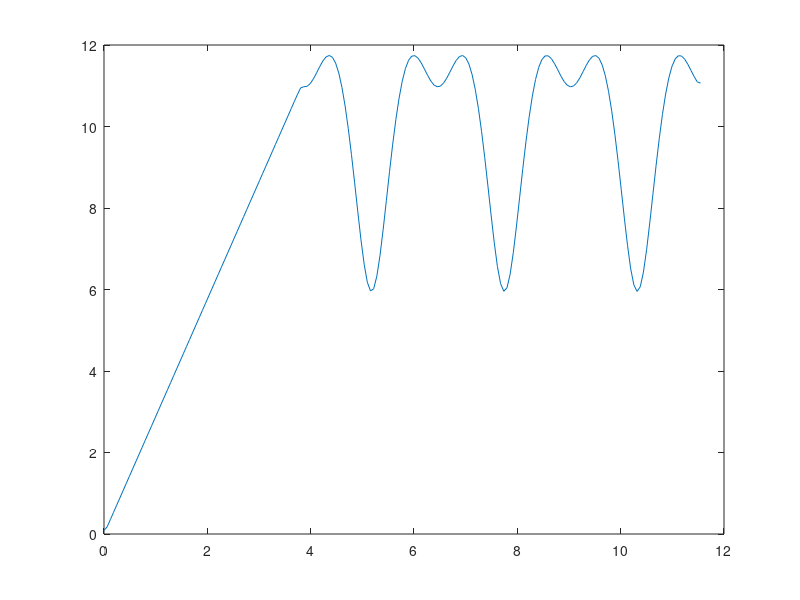
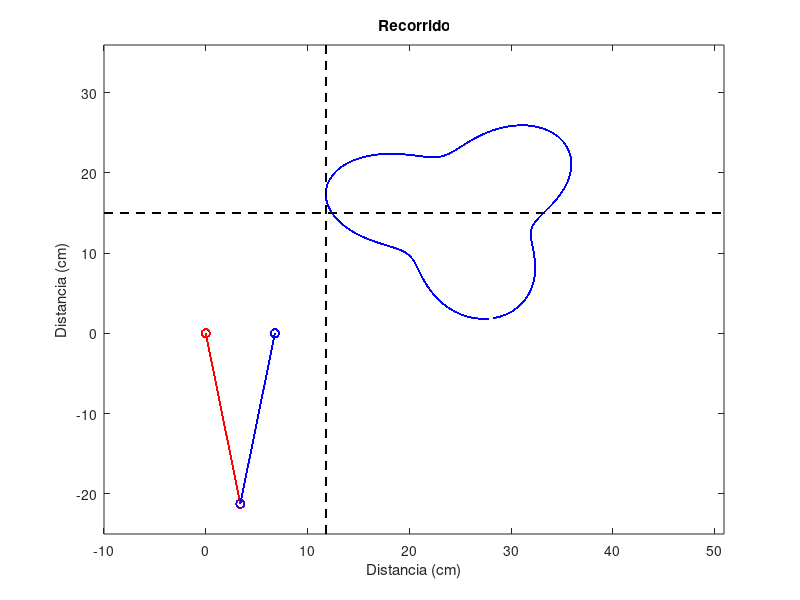

Write MATLAB code to recreate these figures, in order. (Note: this script raises an error after producing the figures.)
close all
clear



dt = 0.05;


r0 = 10;
ra = r0*3/10;
n = 3;
x0 = 25;
y0 = 15;
theta0_f = 45*pi/180;
theta_f = flip(0:dt:2*pi); %linspace(0,2*pi,nt);
r = r0-ra*sin(n*(theta_f + theta0_f));
scale = 1.3;

% R = sqrt(x.^2+y.^2);
% disp(max(R));
% [dmax,in]=max(R);

L1 =21.5; %1.0*ceil(max(R))/2;    cm
L2 =21.5; %1.0*ceil(max(R))/2;    cm


% Selección de la pendiente de la trayectoria recta de aproximación -------

x_inicio = min(1.3*0.8*(r0-ra*sin(n*(theta_f + theta0_f))) .* sin(theta_f)+ x0) - 5;

theta_pre_dev = (2*pi:-dt:0) - theta0_f;

x_pre_dev = scale*0.8*(r0-ra*sin(n*(theta_pre_dev + theta0_f))) .* sin(theta_pre_dev)+ x0 ;
y_pre_dev = scale*0.8*(r0-ra*sin(n*(theta_pre_dev + theta0_f))) .* cos(theta_pre_dev)+ y0 ;

derivadas_trebol = diff( [y_pre_dev y_pre_dev(1)] )./diff([x_pre_dev x_pre_dev(1)]);

devs_dist = abs( derivadas_trebol  - (y_pre_dev - 0)./(x_pre_dev - x_inicio) ) .* (sqrt((y_pre_dev - 0).^2 + (x_pre_dev - x_inicio).^2));

indice_r = find(devs_dist == min(devs_dist));

x_final_r = x_pre_dev(indice_r);
y_final_r = y_pre_dev(indice_r);


pendiente_r = (y_final_r - 0) / (x_final_r - x_inicio);


% Selección de velocidad de empalme y la aceleración necesaria ------------

v_r_x = diff(x_pre_dev)./abs(diff(theta_pre_dev));

v_r_x_f = v_r_x(indice_r);

a_r = v_r_x_f^2 / (2 * (x_final_r - x_inicio) );


% Construcción de la trayectoria recta de aproximación --------------------


t_r = 0:dt: sqrt(2*(x_final_r - x_inicio)/a_r);

if t_r(end) ~= sqrt(2*(x_final_r - x_inicio)/a_r)
    t_r = [t_r sqrt(2*(x_final_r - x_inicio)/a_r)];
end

x_r = a_r*t_r.^2/2 + x_inicio;
y_r = pendiente_r * (x_r - x_inicio);


% Trayectoria de interés --------------------------------------------------

theta_f = (2*pi:-dt:0) + theta_pre_dev(indice_r) - dt ;

x = scale*0.8*(r0-ra*sin(n*(theta_f + theta0_f))) .* sin(theta_f)+ x0;
y = scale*0.8*(r0-ra*sin(n*(theta_f + theta0_f))) .* cos(theta_f)+ y0;

% figure
% plot([x_inicio x_final_r],[0 y_final_r], 'r'); hold on;
% plot(x,y);

% Preparación de variables para almacenar los datos a graficar ------------

tiempo = [t_r t_r(end)+dt:dt: t_r(end) + (size(theta_f,2))*dt];



%% Pruebas de velocidad lineal 

rutas_x = [x_r x];
rutas_y = [y_r y];

while true

velocidad_x = gradient(rutas_x)./gradient(tiempo);
velocidad_y = gradient(rutas_y)./gradient(tiempo);

velocidad = sqrt(velocidad_x.^2 + velocidad_y.^2);

velocidad_m = mean(velocidad( size(x_r,2):end ));

if velocidad_m <= 10
   break 
end

tiempo = [t_r t_r(end)+dt:dt: t_r(end) + (size(theta_f,2))*dt]*velocidad_m/10;

end

disp(velocidad_m)

figure
plot(tiempo, velocidad);

%% Simulación y cálculo de ángulos

% v = VideoWriter('Movimiento2.avi');
% open(v);



figure('Name','Movimiento','NumberTitle','off');

for j = 1:60
    plot(x,y,'b');hold on;

    plot([-10 max(x)+15], [y0 y0], 'k--'); hold on;
    plot([min(x) min(x)], [-25 -25+(max(x)+10)+15], 'k--'); hold on;


    theta1_i = -1.4122; %theta1(1)
    theta2_i = 2.8244; %theta2(1)

    plot([0 L1 * cos(theta1_i)], [0 L1 * sin(theta1_i)], 'ro-');hold on;
    plot([L1 * cos(theta1_i)  L1 * cos(theta1_i) + L2 * cos(theta2_i + theta1_i)], [L1 * sin(theta1_i) L1 * sin(theta1_i) + L2 * sin(theta2_i + theta1_i)], 'bo-');hold on;

    title('Recorrido')
    ylabel('Distancia (cm)')
    xlabel('Distancia (cm)')

    axis([-10 max(x)+15 -25 -25+(max(x)+10)+15]);

    % frame = getframe(gcf);
    % writeVideo(v,frame);

pause(0.01);

end

hold off;

for ii = 1:2
    
    if ii == 1
        rutas = [x_r; y_r];
    elseif ii == 2
        rutas = [x; y];
    end
    
    for i = 1:size(rutas,2)
        [theta1, theta2] = inversa(rutas(1,i), rutas(2,i), L1, L2);
        angulo_e1(i + size(x_r,2)*(ii>1)) = theta1;
        angulo_e2(i + size(x_r,2)*(ii>1)) = theta2;
        if ii == 2
            plot(x_r, y_r,'r--'); hold on;
        end
        
        plot(rutas(1,1:i), rutas(2,1:i),'g-');hold on;
        plot([0 L1 * cos(theta1)], [0 L1 * sin(theta1)], 'ro-');hold on;
        plot([L1 * cos(theta1)  L1 * cos(theta1) + L2 * cos(theta2 + theta1)], [L1 * sin(theta1) L1 * sin(theta1) + L2 * sin(theta2 + theta1)], 'bo-');hold off;
        
        axis([-10 max(x)+15 -25 -25+(max(x)+10)+15]);
        
        title('Recorrido')
        ylabel('Distancia (cm)')
        xlabel('Distancia (cm)')
        
%         for l = 1:2
%            frame = getframe(gcf);
%             writeVideo(v,frame); 
%         end
        

        pause(0.001)
        
        %         if i==nt
        %             plot([x(in)],[y(in)],'x','MarkerSize',10,'MarkerEdgeColor','k');hold on
        %         end
    end
    
end




% close(v);





%% Análisis cinemático


% Velocidad angular--------------------------------------------------------

omega_1 = gradient(angulo_e1)./gradient(tiempo);
omega_2 = gradient(angulo_e2)./gradient(tiempo) + omega_1;


% Velocidad lineal---------------------------------------------------------

angulo_1_v = angulo_e1(1:end);
angulo_2_v = angulo_e2(1:end) + angulo_1_v;

vxA = L1*omega_1.*sin(angulo_1_v);
vyA = L1*omega_1.*cos(angulo_1_v);

vxBA = L2*omega_2.*sin(angulo_2_v);
vyBA = L2*omega_2.*cos(angulo_2_v);

vxB = vxA + vxBA;
vyB = vyA + vyBA;



% Aceleración angular------------------------------------------------------


alpha_1 = gradient(omega_1)./gradient(tiempo(1:end));
alpha_2 = gradient(omega_2)./gradient(tiempo(1:end)) + alpha_1;




% Aceleración lineal ------------------------------------------------------

angulo_1_a = angulo_e1(1:end);
angulo_2_a = angulo_e2(1:end) + angulo_1_a;

axA = L1/100*alpha_1.*sin(angulo_1_a) - L1/100*omega_1.^2.*cos(angulo_1_a);
ayA = L1/100*alpha_1.*cos(angulo_1_a) - L1/100*omega_1.^2.*sin(angulo_1_a);

axBA = L2/100*alpha_2.*sin(angulo_2_a) - L2/100*omega_2.^2.*cos(angulo_2_a);
ayBA = L2/100*alpha_2.*cos(angulo_2_a) - L2/100*omega_2.^2.*sin(angulo_2_a);

axB = axA + axBA;
ayB = ayA + ayBA;

axG1 = axA/2;
ayG1 = ayA/2;

axG2 = axA + axBA/2;
ayG2 = ayA + ayBA/2;




% Gráficas ---------------------------------------------------------

figure('Name','Cinemática','NumberTitle','off');
tiledlayout(3,2)

ax1 = nexttile;
plot(ax1,tiempo, angulo_e1*180/pi);
title(ax1,'Theta_1')
ylabel(ax1,'Ángulo (°)')
xlabel(ax1,'Tiempo (s)')

ax2 = nexttile;
plot(ax2,tiempo, angulo_e2*180/pi + angulo_e1*180/pi);
title(ax2,'Theta_2')
ylabel(ax2,'Ángulo (°)')
xlabel(ax2,'Tiempo (s)')

ax3 = nexttile;
plot(ax3,tiempo(1:end),omega_1);
title(ax3,'Omega_1')
ylabel(ax3,'Velocidad angular (rad/s)')
xlabel(ax3,'Tiempo (s)')

ax4 = nexttile;
plot(ax4,tiempo(1:end),omega_2);
title(ax4,'Omega_2')
ylabel(ax4,'Velocidad angular (rad/s)')
xlabel(ax4,'Tiempo (s)')

ax5 = nexttile;
plot(ax5,tiempo(1:end),alpha_1);
title(ax5,'Alpha_1')
ylabel(ax5,'Aceleración angular (rad/s^2)')
xlabel(ax5,'Tiempo (s)')

ax6 = nexttile;
plot(ax6,tiempo(1:end),alpha_2);
title(ax6,'Alpha_2')
ylabel(ax6,'Aceleración angular (rad/s^2)')
xlabel(ax6,'Tiempo (s)')


%% Análisis de fuerzas

% Momentos de inercia -----------------------------------------------------
Den_Acrilico = 1.18 / 1000; %kg/cm^3

m1 = Den_Acrilico * L1 * 4 * 1 ; % kg

m2 = Den_Acrilico * L2 * 4 * 1 ; % kg

IG1 = 1/12 * m1 * L1^2 / (100^2); % kg*m^2

IG2 = 1/12 * m2 * L2^2 / (100^2); % kg*m^2

g = 9.81; % m/s^2

% Ecuaciones --------------------------------------------------------------

% Se considera como eslabón 0 a la bancada

% Eslabon #1
% F01x + F21x = m1 * axG1
% F01y + F21y = m1 * ayG1 + m1 * g
% 
% T01 + (R01x * F01y - R01y * F01x) + (R21x * F21y - R21y * F21x) = IG1 * alpha_1

% Eslabón #2
% F12x = m2 * axG2
% F12y = m2 * ayG2 + m2 * g
% 
% T12 + (R12x * F12y - R12y * F12x) = IG2 * alpha_2

%Matricez para hallar incógnitas

% X = [F01x;
%     F01y;
%     T01;
%     F21x;
%     F21y;
%     T12];
for iii = 1:size(angulo_e1,2)
    
    R01x = -L1/2*cos(angulo_e1(iii)) / 100; % m
    R01y = -L1/2*sin(angulo_e1(iii)) / 100; % m

    R21x = L1/2*cos(angulo_e1(iii)) / 100; % m
    R21y = L1/2*sin(angulo_e1(iii)) / 100; % m

    R12x = -L2/2*cos(angulo_e1(iii) + angulo_e2(iii)) / 100; % m
    R12y = -L2/2*sin(angulo_e1(iii) + angulo_e2(iii)) / 100; % m


    A = [1      0       0       1       0       0;
        0       1   	0       0       1       0;
        -R01y   R01x    1       -R21y   R21x    0;
        0       0       0       -1      0       0;
        0       0       0       0       -1      0;
        0       0       0       R12y    R12x    1];


    B = [m1*axG1(iii);
        m1 * ayG1(iii) + m1 * g;
        IG1 * alpha_1(iii);
        m2 * axG2(iii);
        m2 * ayG2(iii) + m2 * g;
        IG2 * alpha_2(iii)];
    
%     plot([0 -R01x], [0 -R01y], 'ro-');hold on;
%     plot([-R01x  -R01x+R21x], [-R01y  -R01y+R21y], 'bo-');hold on;
%     plot([-R01x+R21x -R01x+R21x+(-R12x)], [-R01y+R21y -R01y+R21y+(-R12y)], 'bo-');hold off;
    
%     axis([-10 max(x)+15 -25 -25+(max(x)+10)+15]);
    
%     pause(0.0001)
    
    X = A\B;
    
    F01x(iii) = X(1);
    F01y(iii) = X(2);
    T01(iii) = X(3);
    F21x(iii) = X(4);
    F21y(iii) = X(5);
    T12(iii) = X(6);

end



figure;
tiledlayout(2,1)

ax1 = nexttile;
plot(ax1,tiempo,T01);
title(ax1,'Torque_1')
ylabel(ax1,'Torque (N-m)')
xlabel(ax1,'Tiempo (s)')

ax2 = nexttile;
plot(ax2,tiempo,T12);
title(ax2,'Torque_2')
ylabel(ax2,'Torque (N-m)')
xlabel(ax2,'Tiempo (s)')

% figure;
% plot(X(3,:));

%% Mecánica lagrangiana

    lc1 = L1/2 / 100;
    lc2 = L2/2 / 100;
    l1 = L1/100;
    l2 = L2/100;
    Iz1 = IG1;
    Iz2 = IG2;

for contador = 1:size(angulo_e1,2)
    
    
    t1 = angulo_e1(contador);
    t2 = angulo_e2(contador);
    omega1 = omega_1(contador);
    omega2 = omega_2(contador);
    alpha1 = alpha_1(contador);
    alpha2 = alpha_2(contador);


    A = m1 * lc1^2 + Iz1 + m2 * l1^2 + m2 * lc2^2 + Iz2 + 2 * m2 * l1 * lc2 * cos(t2);
    B = m2 * lc2^2 + Iz2 + m2 * l1 * lc2 * cos(t2);
    D = 2 * m2 * l1 * lc2 * sin(t2);
    E = 2 * m2 * l1 * lc2 * sin(t2);

    T1(contador) = A * alpha1 + B * alpha2 + D * omega1*omega2 + E * omega2^2 + g * ((m1*lc1 + m2*l1)*cos(t1) + m2*lc2*cos(t1 + t2));

    F = m2 * lc2^2 + m2 * l1 * lc2 * cos(t2) + Iz2;
    H = m2 * lc2^2 + Iz2;
    N = m2 * l1 * lc2 * sin(t2);

    T2(contador) = F * alpha1 + H * alpha2 + N * omega1 * omega2 + m2 * l1 * lc2 * sin(t2) * omega1 * (omega1 + omega2) + m2 * g * lc2 * cos(t1 + t2); 

end

figure;
tiledlayout(2,1)

ax1 = nexttile;
plot(ax1,tiempo,T1);
title(ax1,'Torque_1')
ylabel(ax1,'Torque (N-m)')
xlabel(ax1,'Tiempo (s)')

ax2 = nexttile;
plot(ax2,tiempo,T2);
title(ax2,'Torque_2')
ylabel(ax2,'Torque (N-m)')
xlabel(ax2,'Tiempo (s)')



%% Funciones
function[theta1, theta2] = inversa(Px,Py,L1,L2)
    r1 = sqrt(Px^2 + Py^2);
    M = (r1^2 - L1^2 - L2^2)/(2 * L1 * L2);
    B1 = atan2(Py,Px);
    M2 = (r1^2 + L1^2 - L2^2)/(2 * r1 * L1);

    theta1 = B1 - acos(M2);
    theta2 = acos(M);
end
